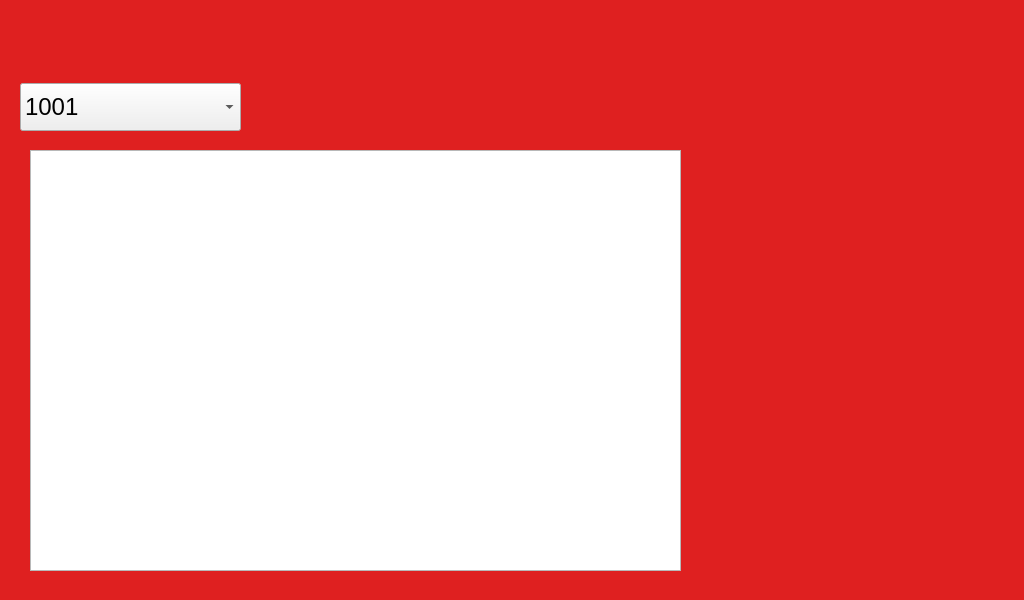
<?xml version="1.0" encoding="UTF-8"?>
<ui version="4.0">
 <class>per_data</class>
 <widget class="QMainWindow" name="per_data">
  <property name="geometry">
   <rect>
    <x>0</x>
    <y>0</y>
    <width>1024</width>
    <height>600</height>
   </rect>
  </property>
  <property name="windowTitle">
   <string>MainWindow</string>
  </property>
  <widget class="QWidget" name="centralwidget">
   <widget class="QLabel" name="label">
    <property name="geometry">
     <rect>
      <x>0</x>
      <y>0</y>
      <width>1024</width>
      <height>600</height>
     </rect>
    </property>
    <property name="styleSheet">
     <string notr="true">background-color: rgb(223, 32, 32);
image: url(:/new/prefix1/image/menu8.jpg);</string>
    </property>
    <property name="text">
     <string/>
    </property>
   </widget>
   <widget class="QLabel" name="hm_label">
    <property name="geometry">
     <rect>
      <x>730</x>
      <y>80</y>
      <width>201</width>
      <height>41</height>
     </rect>
    </property>
    <property name="font">
     <font>
      <pointsize>42</pointsize>
     </font>
    </property>
    <property name="text">
     <string/>
    </property>
   </widget>
   <widget class="QLabel" name="yd_label">
    <property name="geometry">
     <rect>
      <x>760</x>
      <y>120</y>
      <width>161</width>
      <height>71</height>
     </rect>
    </property>
    <property name="font">
     <font>
      <pointsize>15</pointsize>
     </font>
    </property>
    <property name="text">
     <string/>
    </property>
   </widget>
   <widget class="QTableWidget" name="data_tw">
    <property name="geometry">
     <rect>
      <x>30</x>
      <y>150</y>
      <width>651</width>
      <height>421</height>
     </rect>
    </property>
    <property name="font">
     <font>
      <pointsize>16</pointsize>
     </font>
    </property>
   </widget>
   <widget class="QPushButton" name="return_button">
    <property name="geometry">
     <rect>
      <x>460</x>
      <y>90</y>
      <width>51</width>
      <height>41</height>
     </rect>
    </property>
    <property name="text">
     <string/>
    </property>
    <property name="flat">
     <bool>true</bool>
    </property>
   </widget>
   <widget class="QComboBox" name="select_cb">
    <property name="geometry">
     <rect>
      <x>20</x>
      <y>83</y>
      <width>221</width>
      <height>48</height>
     </rect>
    </property>
    <property name="font">
     <font>
      <pointsize>18</pointsize>
     </font>
    </property>
    <property name="frame">
     <bool>true</bool>
    </property>
    <item>
     <property name="text">
      <string>1001</string>
     </property>
    </item>
    <item>
     <property name="text">
      <string>1002</string>
     </property>
    </item>
    <item>
     <property name="text">
      <string>1003</string>
     </property>
    </item>
   </widget>
   <widget class="QPushButton" name="select_button">
    <property name="geometry">
     <rect>
      <x>240</x>
      <y>84</y>
      <width>51</width>
      <height>48</height>
     </rect>
    </property>
    <property name="text">
     <string/>
    </property>
    <property name="flat">
     <bool>true</bool>
    </property>
   </widget>
  </widget>
 </widget>
 <resources/>
 <connections/>
</ui>
